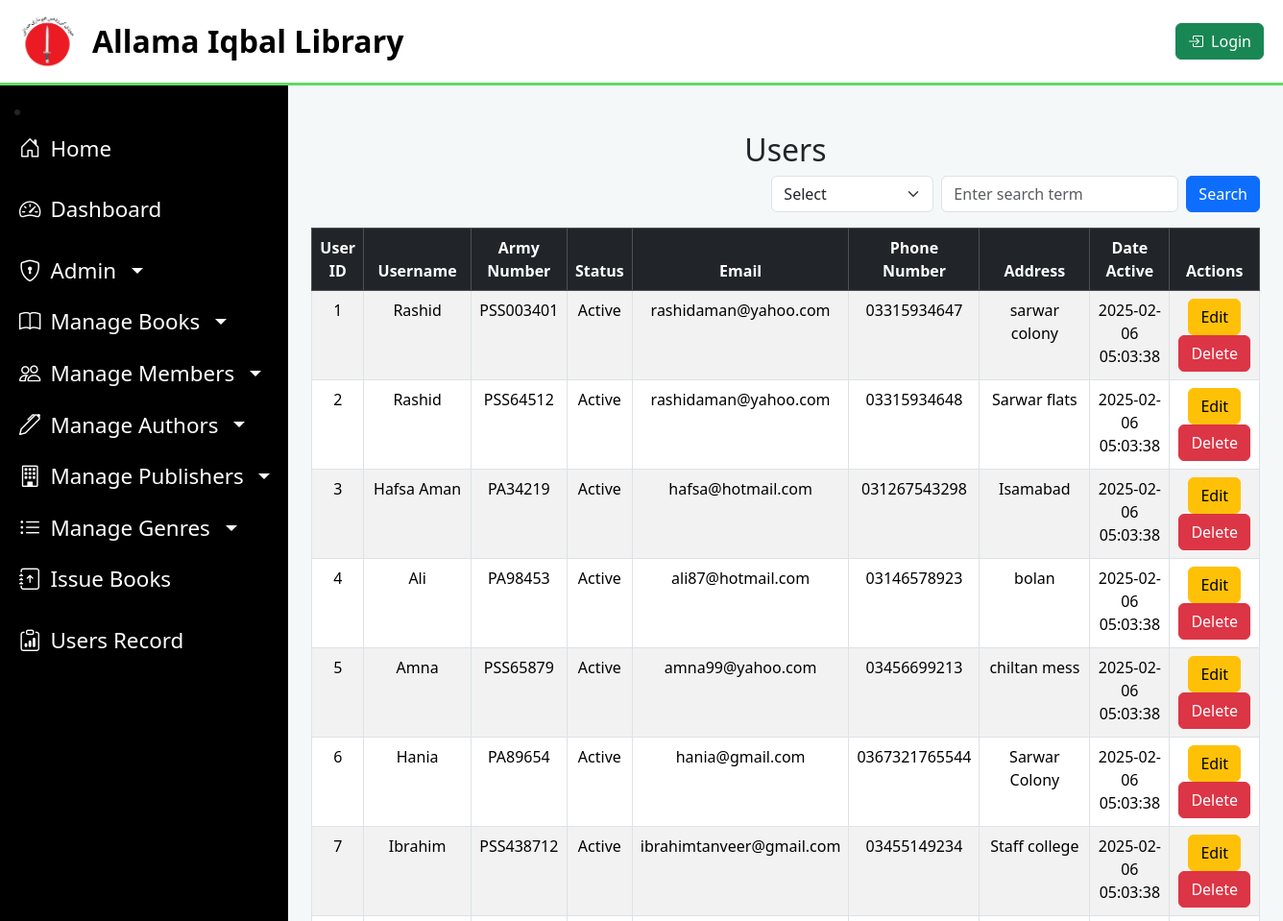
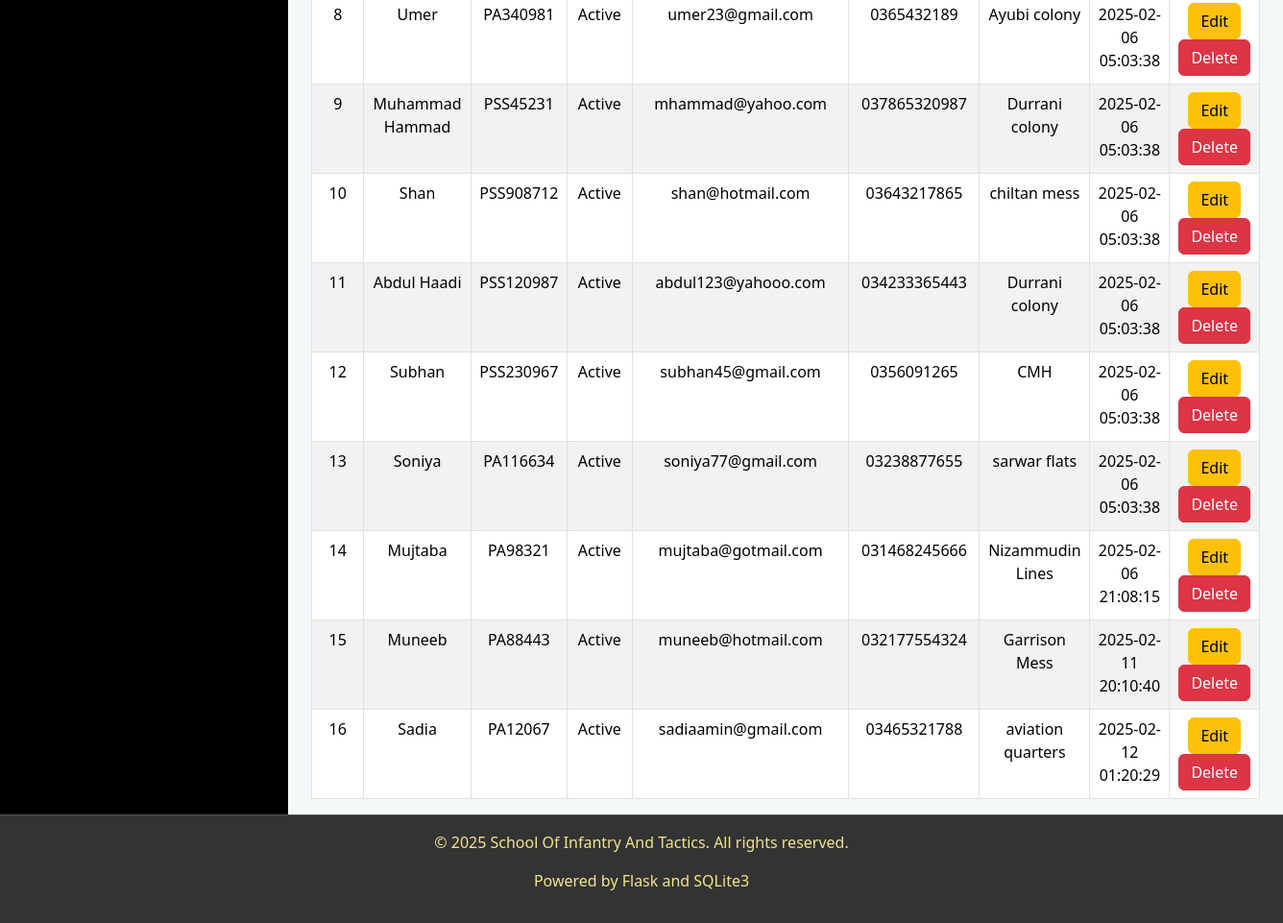
Screenshot of /view_users with the database file from the repository (2 pictures, top to bottom).
### tables this page shows
CREATE TABLE "users"(
        user_id INTEGER PRIMARY KEY AUTOINCREMENT,
                username TEXT NOT NULL,
                pa_pss_number TEXT UNIQUE NOT NULL CHECK(pa_pss_number LIKE 'PA%' OR pa_pss_number LIKE 'PSS%'),
                 email_id TEXT NOT NULL,
                 phone_number TEXT NOT NULL,
                address TEXT NOT NULL,
                is_active BOOLEAN NOT NULL DEFAULT 1,
                date_activated DATE NOT NULL DEFAULT CURRENT_TIMESTAMP,
                is_deleted BOOLEAN DEFAULT 0
 );

### app.py (the view)
@app.route('/view_users', methods=['GET', 'POST'])
def view_users():
    conn = get_db_connection()
    c = conn.cursor()
    search_query = request.args.get('search', '')  # Get search term
    try:
        if search_query:
         c.execute("""SELECT users.user_id, users.username, users.pa_pss_number, users.email_id, users.phone_number,
                   users.address, users.is_active, users.date_activated
                          FROM users
                          WHERE (users.username LIKE ? OR users.pa_pss_number LIKE ? OR CAST(users.is_active AS TEXT) LIKE ?)
                          AND is_deleted =0
                          """,
                           (f'%{search_query}%', f'%{search_query}%', f'%{search_query}%'))
        else:
            c.execute(""" SELECT users.user_id, users.username, users.pa_pss_number,users.phone_number, users.address,
                      users.email_id, users.is_active, users.date_activated FROM users where is_deleted = 0
                       """)
        view_users = c.fetchall()
        return render_template('view_users.html', view_users=view_users)
    except Exception as e:
        print(f"Error: {e}")
        flash("An error occurred while fetching user data.", "danger")
        return redirect('/')
    finally:
        conn.close()

### helper.py (called while the page is built)
def get_db_connection():
    try:
        conn = sqlite3.connect('library.db')
        conn.row_factory = sqlite3.Row  # Enables accessing rows like dictionaries
        return conn
    except sqlite3.Error as e:
        return None

### templates/view_users.html (shortened to what this page needs)
{% extends 'layout.html' %}
{% block content %}
<div class="container mt-4">
    <h2 class="text-center">Users</h2>
    <form method="GET" action="/view_users" class="mb-3">
        <div class="d-flex justify-content-end">
            <select class="form-select w-auto" id="search_by" name="search_by" required>
                <option value="" {% if request.args.get('search_by') == '' %}selected{% endif %}>Select</option>
            </select>
            <input type="text" class="form-control w-25 ms-2" id="search" name="search" placeholder="Enter search term" value="{{ request.args.get('search', '') }}">
            <button type="submit" class="btn btn-primary ms-2">Search</button>
        </div>
    </form>
    <table class="table table-striped table-bordered text-center">
        <thead class="table-dark">
            <tr>
                <th>User ID</th>
                <th>Username</th>
                <th>Army Number</th>
                <th>Status</th>
                <th>Email</th>
                <th>Phone Number</th>
                <th>Address</th>
                <th>Date Active</th>
                <th>Actions</th>
            </tr>
        </thead>
        <tbody>
            {% for user in view_users %}
            <tr>
                <td>{{ user['user_id'] }}</td>
                <td>{{ user['username'] }}</td>
                <td>{{ user['pa_pss_number'] }}</td>
                <td>{{ 'Active' if user['is_active'] == 1 else 'Inactive' }}</td>
                <td>{{ user['email_id'] }}</td>
                <td>{{ user['phone_number'] }}</td>
                <td>{{ user['address'] }}</td>
                <td>{{ user['date_activated'] }}</td>
                <td>
                    <a href="{{ url_for('edit_user', user_id=user['user_id']) }}" class="btn btn-warning">Edit</a>
                    <form method="POST" action="{{ url_for('soft_delete_user', user_id=user['user_id']) }}" class="d-inline">
                        <button type="submit" class="btn btn-danger" onclick="return confirmDelete();">Delete</button>
                    </form>
                </td>
            </tr>
            {% endfor %}
        </tbody>
    </table>
</div>
{% endblock %}

### templates/layout.html (style rules this page uses)
body { display: flex; flex-direction: column; min-height: 100vh; background-color: #f5f8f9; }

### rows the page displays
users: user_id "1", username "Rashid", pa_pss_number "PSS003401", is_active "Active", email_id "rashidaman@yahoo.com", phone_number "03315934647", address "sarwar colony", date_activated "2025-02-06 05:03:38"
users: user_id "2", username "Rashid", pa_pss_number "PSS64512", is_active "Active", email_id "rashidaman@yahoo.com", phone_number "03315934648", address "Sarwar flats", date_activated "2025-02-06 05:03:38"
users: user_id "3", username "Hafsa Aman", pa_pss_number "PA34219", is_active "Active", email_id "hafsa@hotmail.com", phone_number "031267543298", address "Isamabad", date_activated "2025-02-06 05:03:38"
users: user_id "4", username "Ali", pa_pss_number "PA98453", is_active "Active", email_id "ali87@hotmail.com", phone_number "03146578923", address "bolan", date_activated "2025-02-06 05:03:38"
users: user_id "5", username "Amna", pa_pss_number "PSS65879", is_active "Active", email_id "amna99@yahoo.com", phone_number "03456699213", address "chiltan mess", date_activated "2025-02-06 05:03:38"
users: user_id "6", username "Hania", pa_pss_number "PA89654", is_active "Active", email_id "hania@gmail.com", phone_number "0367321765544", address "Sarwar Colony", date_activated "2025-02-06 05:03:38"
users: user_id "7", username "Ibrahim", pa_pss_number "PSS438712", is_active "Active", email_id "ibrahimtanveer@gmail.com", phone_number "03455149234", address "Staff college", date_activated "2025-02-06 05:03:38"
users: user_id "8", username "Umer", pa_pss_number "PA340981", is_active "Active", email_id "umer23@gmail.com", phone_number "0365432189", address "Ayubi colony", date_activated "2025-02-06 05:03:38"
users: user_id "9", username "Muhammad Hammad", pa_pss_number "PSS45231", is_active "Active", email_id "mhammad@yahoo.com", phone_number "037865320987", address "Durrani colony", date_activated "2025-02-06 05:03:38"
users: user_id "10", username "Shan", pa_pss_number "PSS908712", is_active "Active", email_id "shan@hotmail.com", phone_number "03643217865", address "chiltan mess", date_activated "2025-02-06 05:03:38"
users: user_id "11", username "Abdul Haadi", pa_pss_number "PSS120987", is_active "Active", email_id "abdul123@yahooo.com", phone_number "034233365443", address "Durrani colony", date_activated "2025-02-06 05:03:38"
users: user_id "12", username "Subhan", pa_pss_number "PSS230967", is_active "Active", email_id "subhan45@gmail.com", phone_number "0356091265", address "CMH", date_activated "2025-02-06 05:03:38"
users: user_id "13", username "Soniya", pa_pss_number "PA116634", is_active "Active", email_id "soniya77@gmail.com", phone_number "03238877655", address "sarwar flats", date_activated "2025-02-06 05:03:38"
users: user_id "14", username "Mujtaba", pa_pss_number "PA98321", is_active "Active", email_id "mujtaba@gotmail.com", phone_number "031468245666", address "Nizammudin Lines", date_activated "2025-02-06 21:08:15"
users: user_id "15", username "Muneeb", pa_pss_number "PA88443", is_active "Active", email_id "muneeb@hotmail.com", phone_number "032177554324", address "Garrison Mess", date_activated "2025-02-11 20:10:40"
users: user_id "16", username "Sadia", pa_pss_number "PA12067", is_active "Active", email_id "sadiaamin@gmail.com", phone_number "03465321788", address "aviation quarters", date_activated "2025-02-12 01:20:29"
